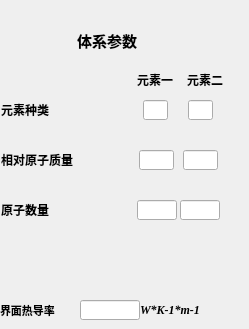
                 <widget class="QWidget" name="page_8">
                  <widget class="QWidget" name="widget_11" native="true">
                   <property name="geometry">
                    <rect>
                     <x>0</x>
                     <y>20</y>
                     <width>240</width>
                     <height>250</height>
                    </rect>
                   </property>
                   <property name="styleSheet">
                    <string notr="true">border-top-color: rgb(130, 130, 130);
border-bottom-color: rgb(130, 130, 130);
border-left-color: rgb(130, 130, 130);</string>
                   </property>
                   <widget class="QLabel" name="label_69">
                    <property name="geometry">
                     <rect>
                      <x>77</x>
                      <y>10</y>
                      <width>80</width>
                      <height>20</height>
                     </rect>
                    </property>
                    <property name="font">
                     <font>
                      <family>微软雅黑</family>
                      <pointsize>11</pointsize>
                      <bold>true</bold>
                     </font>
                    </property>
                    <property name="styleSheet">
                     <string notr="true">border-color: rgb(255, 255, 255);
color: rgb(0, 0, 0);</string>
                    </property>
                    <property name="text">
                     <string>体系参数</string>
                    </property>
                   </widget>
                   <widget class="QLabel" name="label_70">
                    <property name="geometry">
                     <rect>
                      <x>1</x>
                      <y>80</y>
                      <width>101</width>
                      <height>20</height>
                     </rect>
                    </property>
                    <property name="font">
                     <font>
                      <family>微软雅黑</family>
                      <pointsize>9</pointsize>
                      <bold>true</bold>
                     </font>
                    </property>
                    <property name="styleSheet">
                     <string notr="true">border-color: rgb(255, 255, 255);
color: rgb(0, 0, 0);</string>
                    </property>
                    <property name="text">
                     <string>元素种类</string>
                    </property>
                   </widget>
                   <widget class="QLabel" name="label_71">
                    <property name="geometry">
                     <rect>
                      <x>180</x>
                      <y>50</y>
                      <width>50</width>
                      <height>20</height>
                     </rect>
                    </property>
                    <property name="font">
                     <font>
                      <family>微软雅黑</family>
                      <pointsize>9</pointsize>
                      <bold>true</bold>
                     </font>
                    </property>
                    <property name="styleSheet">
                     <string notr="true">border-color: rgb(255, 255, 255);
color: rgb(0, 0, 0);</string>
                    </property>
                    <property name="text">
                     <string>元素二</string>
                    </property>
                    <property name="alignment">
                     <set>Qt::AlignmentFlag::AlignCenter</set>
                    </property>
                   </widget>
                   <widget class="QLabel" name="label_72">
                    <property name="geometry">
                     <rect>
                      <x>1</x>
                      <y>130</y>
                      <width>111</width>
                      <height>20</height>
                     </rect>
                    </property>
                    <property name="font">
                     <font>
                      <family>微软雅黑</family>
                      <pointsize>9</pointsize>
                      <bold>true</bold>
                     </font>
                    </property>
                    <property name="styleSheet">
                     <string notr="true">border-color: rgb(255, 255, 255);
color: rgb(0, 0, 0);</string>
                    </property>
                    <property name="text">
                     <string>相对原子质量</string>
                    </property>
                   </widget>
                   <widget class="QLabel" name="label_73">
                    <property name="geometry">
                     <rect>
                      <x>1</x>
                      <y>180</y>
                      <width>91</width>
                      <height>20</height>
                     </rect>
                    </property>
                    <property name="font">
                     <font>
                      <family>微软雅黑</family>
                      <pointsize>9</pointsize>
                      <bold>true</bold>
                     </font>
                    </property>
                    <property name="styleSheet">
                     <string notr="true">border-color: rgb(255, 255, 255);
color: rgb(0, 0, 0);</string>
                    </property>
                    <property name="text">
                     <string>原子数量</string>
                    </property>
                   </widget>
                   <widget class="QLabel" name="label_74">
                    <property name="geometry">
                     <rect>
                      <x>130</x>
                      <y>50</y>
                      <width>50</width>
                      <height>20</height>
                     </rect>
                    </property>
                    <property name="font">
                     <font>
                      <family>微软雅黑</family>
                      <pointsize>9</pointsize>
                      <bold>true</bold>
                     </font>
                    </property>
                    <property name="styleSheet">
                     <string notr="true">border-color: rgb(255, 255, 255);
color: rgb(0, 0, 0);</string>
                    </property>
                    <property name="text">
                     <string>元素一</string>
                    </property>
                    <property name="alignment">
                     <set>Qt::AlignmentFlag::AlignCenter</set>
                    </property>
                   </widget>
                   <widget class="QLineEdit" name="exp2_ele1_lineEdit_2">
                    <property name="geometry">
                     <rect>
                      <x>143</x>
                      <y>80</y>
                      <width>25</width>
                      <height>20</height>
                     </rect>
                    </property>
                    <property name="font">
                     <font>
                      <family>Times New Roman</family>
                      <italic>true</italic>
                      <bold>true</bold>
                     </font>
                    </property>
                    <property name="styleSheet">
                     <string notr="true">border-color: rgb(255, 255, 255);
color: rgb(0, 0, 0);
border-bottom-color: rgb(0, 0, 0);</string>
                    </property>
                    <property name="alignment">
                     <set>Qt::AlignmentFlag::AlignCenter</set>
                    </property>
                   </widget>
                   <widget class="QLineEdit" name="exp2_ele2_lineEdit_2">
                    <property name="geometry">
                     <rect>
                      <x>188</x>
                      <y>80</y>
                      <width>25</width>
                      <height>20</height>
                     </rect>
                    </property>
                    <property name="font">
                     <font>
                      <family>Times New Roman</family>
                      <italic>true</italic>
                      <bold>true</bold>
                     </font>
                    </property>
                    <property name="styleSheet">
                     <string notr="true">border-color: rgb(255, 255, 255);
color: rgb(0, 0, 0);
border-bottom-color: rgb(0, 0, 0);</string>
                    </property>
                    <property name="alignment">
                     <set>Qt::AlignmentFlag::AlignCenter</set>
                    </property>
                   </widget>
                   <widget class="QLineEdit" name="exp2_ele1_mass_lineEdit_2">
                    <property name="geometry">
                     <rect>
                      <x>139</x>
                      <y>130</y>
                      <width>35</width>
                      <height>20</height>
                     </rect>
                    </property>
                    <property name="font">
                     <font>
                      <family>Arial</family>
                      <bold>true</bold>
                     </font>
                    </property>
                    <property name="styleSheet">
                     <string notr="true">border-color: rgb(255, 255, 255);
color: rgb(0, 0, 0);
border-bottom-color: rgb(0, 0, 0);</string>
                    </property>
                    <property name="alignment">
                     <set>Qt::AlignmentFlag::AlignCenter</set>
                    </property>
                   </widget>
                   <widget class="QLineEdit" name="exp2_ele2_mass_lineEdit_2">
                    <property name="geometry">
                     <rect>
                      <x>183</x>
                      <y>130</y>
                      <width>35</width>
                      <height>20</height>
                     </rect>
                    </property>
                    <property name="font">
                     <font>
                      <family>Arial</family>
                      <bold>true</bold>
                     </font>
                    </property>
                    <property name="styleSheet">
                     <string notr="true">border-color: rgb(255, 255, 255);
color: rgb(0, 0, 0);
border-bottom-color: rgb(0, 0, 0);</string>
                    </property>
                    <property name="alignment">
                     <set>Qt::AlignmentFlag::AlignCenter</set>
                    </property>
                   </widget>
                   <widget class="QLineEdit" name="exp2_ele1_num_lineEdit_2">
                    <property name="geometry">
                     <rect>
                      <x>137</x>
                      <y>180</y>
                      <width>40</width>
                      <height>20</height>
                     </rect>
                    </property>
                    <property name="font">
                     <font>
                      <family>Arial</family>
                      <bold>true</bold>
                     </font>
                    </property>
                    <property name="styleSheet">
                     <string notr="true">border-color: rgb(255, 255, 255);
color: rgb(0, 0, 0);
border-bottom-color: rgb(0, 0, 0);</string>
                    </property>
                    <property name="alignment">
                     <set>Qt::AlignmentFlag::AlignCenter</set>
                    </property>
                   </widget>
                   <widget class="QLineEdit" name="exp2_ele2_num_lineEdit_2">
                    <property name="geometry">
                     <rect>
                      <x>180</x>
                      <y>180</y>
                      <width>40</width>
                      <height>20</height>
                     </rect>
                    </property>
                    <property name="font">
                     <font>
                      <family>Arial</family>
                      <bold>true</bold>
                     </font>
                    </property>
                    <property name="styleSheet">
                     <string notr="true">border-color: rgb(255, 255, 255);
color: rgb(0, 0, 0);
border-bottom-color: rgb(0, 0, 0);</string>
                    </property>
                    <property name="alignment">
                     <set>Qt::AlignmentFlag::AlignCenter</set>
                    </property>
                   </widget>
                  </widget>
                  <widget class="QLabel" name="label_75">
                   <property name="geometry">
                    <rect>
                     <x>0</x>
                     <y>300</y>
                     <width>80</width>
                     <height>20</height>
                    </rect>
                   </property>
                   <property name="font">
                    <font>
                     <family>微软雅黑</family>
                     <pointsize>8</pointsize>
                     <bold>true</bold>
                    </font>
                   </property>
                   <property name="styleSheet">
                    <string notr="true">border-color: rgb(255, 255, 255);</string>
                   </property>
                   <property name="text">
                    <string>界面热导率</string>
                   </property>
                  </widget>
                  <widget class="QLineEdit" name="exp2_reslineEdit_2">
                   <property name="geometry">
                    <rect>
                     <x>80</x>
                     <y>300</y>
                     <width>60</width>
                     <height>20</height>
                    </rect>
                   </property>
                   <property name="font">
                    <font>
                     <family>Arial</family>
                     <bold>true</bold>
                    </font>
                   </property>
                   <property name="styleSheet">
                    <string notr="true">border-color: rgb(255, 255, 255);
border-bottom-color: rgb(0, 0, 0);</string>
                   </property>
                   <property name="text">
                    <string/>
                   </property>
                   <property name="alignment">
                    <set>Qt::AlignmentFlag::AlignCenter</set>
                   </property>
                  </widget>
                  <widget class="QLabel" name="label_76">
                   <property name="geometry">
                    <rect>
                     <x>140</x>
                     <y>300</y>
                     <width>91</width>
                     <height>20</height>
                    </rect>
                   </property>
                   <property name="font">
                    <font>
                     <family>Times New Roman</family>
                     <pointsize>9</pointsize>
                     <italic>true</italic>
                     <bold>true</bold>
                    </font>
                   </property>
                   <property name="text">
                    <string>W*K-1*m-1</string>
                   </property>
                  </widget>
                 </widget>
